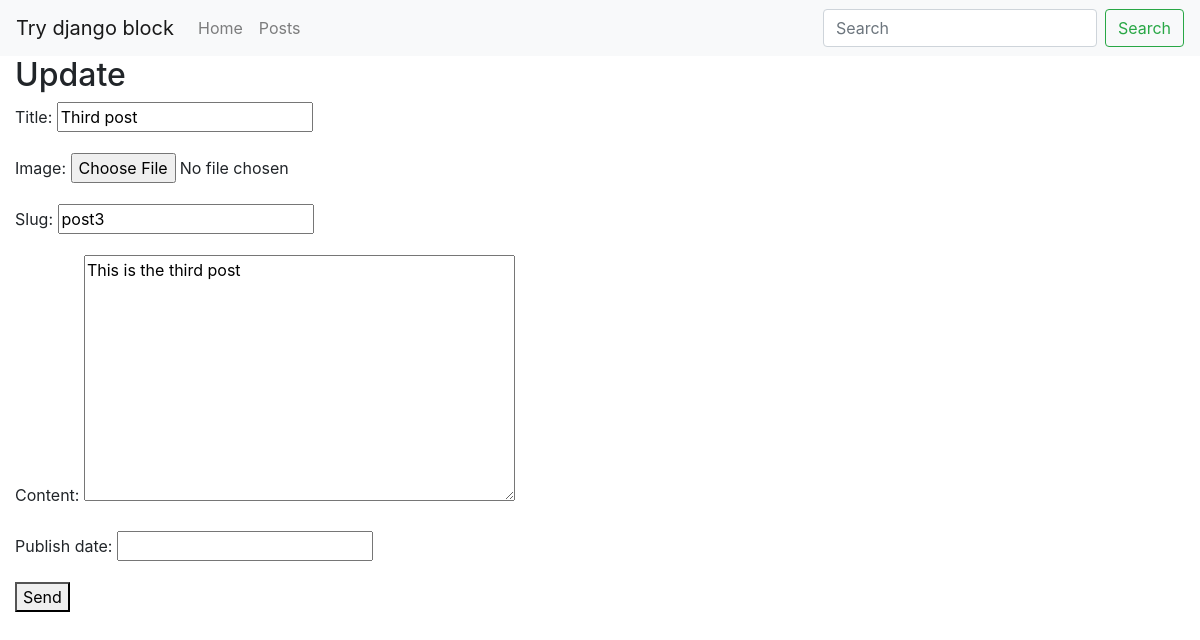
The app's page /post/post3/update/ (signed in), older data.
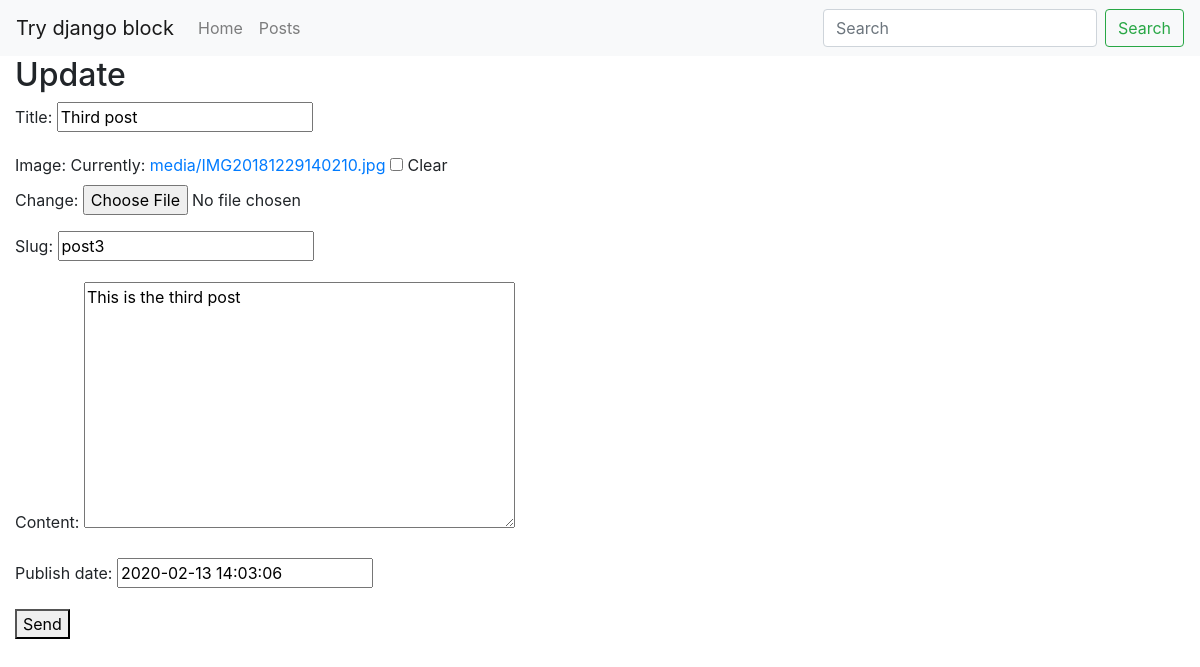
The same page, newer data.
### posts/models.py (models this page shows, shortened)
class Posts(models.Model):
    user = models.ForeignKey(User , on_delete=models.CASCADE , default = 1)
    title = models.CharField(max_length=100)
    image = models.ImageField(upload_to = 'media' , blank = True , null = True)
    slug = models.SlugField(unique = True )
    content = models.TextField(null=True , blank = True)
    publish_date = models.DateTimeField(auto_now=False , auto_now_add=False, null=True , blank = True)
    timestamp = models.DateTimeField( auto_now_add=True)
    updated = models.DateTimeField(auto_now=True)
    objects=PostsManager()
    class Meta:
        ordering = ['-publish_date' , '-updated' , '-timestamp']

### posts/views.py (the view)
# urls.py: path('<slug:slug>/update/' , views.blog_post_update_view , name ="posts-update"),
@login_required
def blog_post_update_view(request , slug):
    obj = get_object_or_404(Posts , slug = slug )
    form = PostsModelForm(request.POST or None , instance = obj)
    if form.is_valid():
        form.save()
        return redirect("posts-detail",slug=obj.slug)
    context = {
        "form" : form,
        "title" : f"Update {obj.title}",
    }
    return render(request , 'posts/blog_post_update_view.html' , context)

### posts/form.py (shortened to what this page needs)
class PostsModelForm(forms.ModelForm):
    class Meta:
        model = Posts
        fields =['title' ,'image' ,  'slug' , 'content' , 'publish_date']

### posts/models.py (called while the page is built)
        def get_queryset(self):
            return PostsQuerySet(self.model , using=self._db)

### templates/posts/blog_post_update_view.html (shortened to what this page needs)
{% extends 'blog/base.html' %}
{% block content %}
    <h2>Update {{object.title}} </h2>
    <form method=POST action = "." >
        {{form.as_p}}
        <button type ="submit" >Send</button>
    </form>
{% endblock content %}

Row changes from the older to the newer data that the page shows:
changed Posts "Third post": publish_date (not shown) → "2020-02-13 14:03:06"
Text that changed along with them:
form field as_p: (not shown) → "☐"
text no longer shown: "Title: Image: Slug: Content: Publish date:"
text now shown: "Title: Image: Currently: media/IMG20181229140210.jpg Clear Change: Slug: Content: Publish date:"
